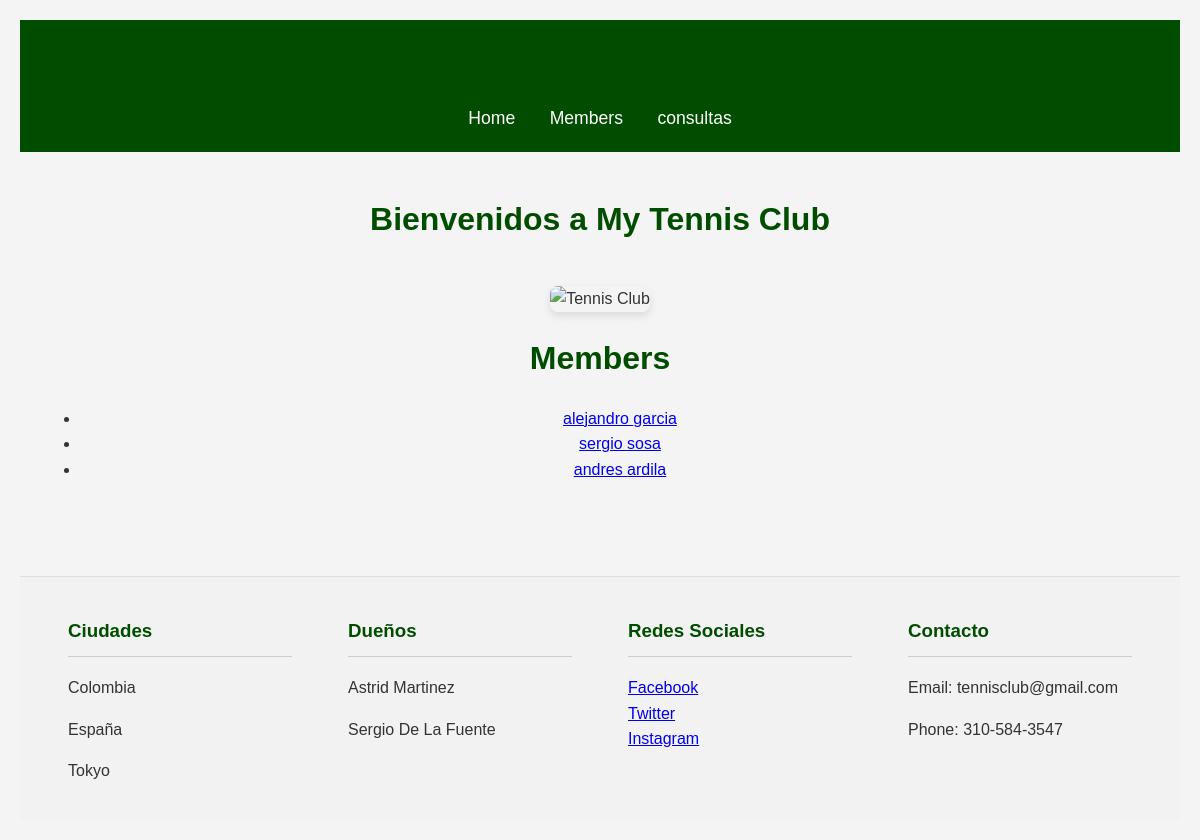
/members/, run on an earlier commit of the app's database.
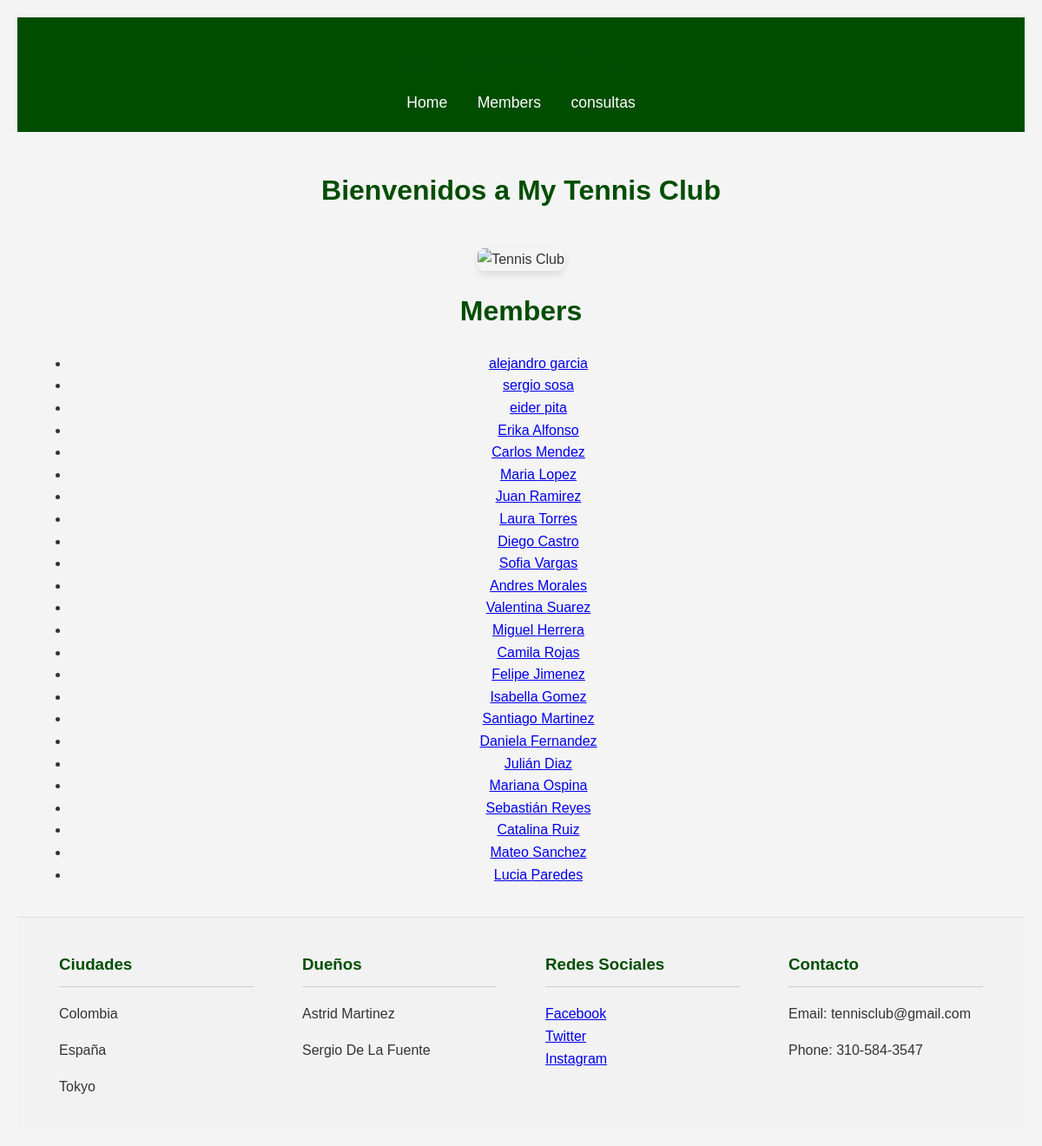
And on a later commit of the database.
### members/models.py (models this page shows, shortened)
class Member(models.Model):
  firstname = models.CharField(max_length=255)
  lastname = models.CharField(max_length=255)
  phone = models.IntegerField(null=True)
  joined_date = models.DateField(null=True)
  email = models.EmailField(null=True)
  address = models.CharField(null=True)
  city = models.CharField(null=True)

### members/views.py (the view)
# urls.py: path('members/', views.members, name='members'),
def members(request):
  mymembers = Member.objects.all().values()
  template = loader.get_template('all_members.html')
  context = {
    'mymembers': mymembers,
  }
  return HttpResponse(template.render(context, request))

### members/templates/all_members.html (shortened to what this page needs)
{% extends "master.html" %}
{% block content %}
  <h1>Members</h1>
  <ul>
    {% for x in mymembers %}
      <li><a href="details/{{ x.id }}">{{ x.firstname }} {{ x.lastname }}</a></li>
    {% endfor %}
  </ul>
{% endblock %}

### members/templates/master.html (shortened to what this page needs)
{% load static %}
<!DOCTYPE html>
<html>
<head>
  <link rel="stylesheet" href="{% static 'mystyles.css' %}">
  <link rel="stylesheet" href="{% static 'myglobal.css' %}">
</head>
<body>
<div class="header">
  <h1>My Tennis Club</h1>
  <a href="/">Home</a>
  <a href="/members">Members</a>
  <a href="/testing">consultas</a>
</div>
<main>
    <h1>Bienvenidos a My Tennis Club</h1>
  <img src="https://campestrecali.com/wp-content/uploads/2017/07/canchas-de-tenis-club-campestre-cali.jpg" width="600 %" alt="Tennis Club" class="main-image">
  {% block content %}
  {% endblock %}
</main>
<div class="footer">
  <div class="footer-section">
    <h3>Ciudades</h3>
    <p>Colombia</p>
    <p>España</p>
    <p>Tokyo</p>
  </div>
  <div class="footer-section">
    <h3>Dueños</h3>
    <p>Astrid Martinez</p>
    <p>Sergio De La Fuente</p>
  </div>
  <div class="footer-section">
    <h3>Redes Sociales</h3>
    <a href="#">Facebook</a><br>
    <a href="#">Twitter</a><br>
    <a href="#">Instagram</a>
  </div>
  <div class="footer-section">
    <h3>Contacto</h3>
    <p>Email: tennisclub@gmail.com</p>
    <p>Phone: 310-584-3547</p>
  </div>
</div>
</body>
</html>

### members/static/mystyles.css (style rules this page uses)
body { font-family: 'Segoe UI', Tahoma, Geneva, Verdana, sans-serif; margin: 0; display: flex; flex-direction: column; min-height: 100vh; color: #333; }
.header { background-color: #004d00; color: white; padding: 20px; text-align: center; }
.header h1 { margin: 0; font-size: 2.5em; }
.header a { color: white; text-decoration: none; margin: 0 15px; font-size: 1.1em; }
main { flex-grow: 1; padding: 20px; text-align: center; }
.main-image { max-width: 80%; height: auto; margin-top: 20px; border-radius: 8px; box-shadow: 0 4px 8px rgba(0,0,0,0.1); }
h1, h2, h3 { color: #004d00; }
.footer { background-color: #f2f2f2; padding: 20px; display: flex; justify-content: space-around; border-top: 1px solid #ddd; }
.footer-section { width: 20%; }
.footer-section h3 { border-bottom: 1px solid #ccc; padding-bottom: 10px; }

### mystaticfiles/myglobal.css (style rules this page uses)
body { background-color: #f4f4f4; font-family: Arial, sans-serif; color: #333; margin: 20px; line-height: 1.6; }

What changed in the data, as far as the page shows it:
changed Member: firstname "andres" → "eider"; lastname "ardila" → "pita"
added Member: firstname "Erika", lastname "Alfonso"
added Member: firstname "Carlos", lastname "Mendez"
added Member: firstname "Maria", lastname "Lopez"
added Member: firstname "Juan", lastname "Ramirez"
added Member: firstname "Laura", lastname "Torres"
added Member: firstname "Diego", lastname "Castro"
added Member: firstname "Sofia", lastname "Vargas"
added Member: firstname "Andres", lastname "Morales"
added Member: firstname "Valentina", lastname "Suarez"
added Member: firstname "Miguel", lastname "Herrera"
added Member: firstname "Camila", lastname "Rojas"
added Member: firstname "Felipe", lastname "Jimenez"
added Member: firstname "Isabella", lastname "Gomez"
added Member: firstname "Santiago", lastname "Martinez"
added Member: firstname "Daniela", lastname "Fernandez"
added Member: firstname "Julián", lastname "Diaz"
added Member: firstname "Mariana", lastname "Ospina"
added Member: firstname "Sebastián", lastname "Reyes"
added Member: firstname "Catalina", lastname "Ruiz"
added Member: firstname "Mateo", lastname "Sanchez"
added Member: firstname "Lucia", lastname "Paredes"
